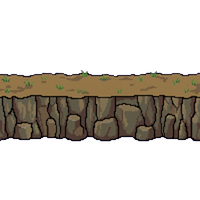
#> input picture data/cliff_edge_ew_s.png, 200 x 200 px, found by its file name
$ python render_cliff_preview.py
#> lines starting #> are read from the running program, lines starting #| are printed output that depends on the picture
#!/usr/bin/env python3
from __future__ import annotations

import argparse
import glob
from pathlib import Path

from PIL import Image, ImageDraw, ImageFont


SPRITE = tuple[str, Path, set[tuple[int, int]]]

DEFAULT_SPRITES: list[SPRITE] = [
    (
        "Edge N",
        Path("data/cliff_edge_ew_s.png"),
        {(0, -1)},
    ),
    (
        "Edge E",
        Path("data/cliff_edge_ns_w.png"),
        {(1, 0)},
    ),
    (
        "Edge S",
        Path("data/cliff_edge_ew.png"),
        {(0, 1)},
    ),
    (
        "Edge W",
        Path("data/cliff_edge_ns.png"),
        {(-1, 0)},
    ),
    (
        "Corner In NE",
        Path("data/oriented/cliff_corner_in_ne.png"),
        {(0, -1), (1, 0)},
    ),
    (
        "Corner In SE",
        Path("data/oriented/cliff_corner_in_se.png"),
        {(1, 0), (0, 1)},
    ),
    (
        "Corner In SW",
        Path("data/oriented/cliff_corner_in_sw.png"),
        {(0, 1), (-1, 0)},
    ),
    (
        "Corner In NW",
        Path("data/oriented/cliff_corner_in_nw.png"),
        {(-1, 0), (0, -1)},
    ),
    (
        "Corner Out NE",
        Path("data/oriented/cliff_corner_out_ne.png"),
        {(1, -1)},
    ),
    (
        "Corner Out SE",
        Path("data/oriented/cliff_corner_out_se.png"),
        {(1, 1)},
    ),
    (
        "Corner Out SW",
        Path("data/oriented/cliff_corner_out_sw.png"),
        {(-1, 1)},
    ),
    (
        "Corner Out NW",
        Path("data/oriented/cliff_corner_out_nw.png"),
        {(-1, -1)},
    ),
]


def load_font(size: int) -> ImageFont.FreeTypeFont | ImageFont.ImageFont:
    font_path = Path("data/Inter-Regular.ttf")
    if font_path.exists():
        return ImageFont.truetype(str(font_path), size=size)
    return ImageFont.load_default()


def parse_low_cells(raw: str) -> set[tuple[int, int]]:
    if not raw:
        return set()
    cells: set[tuple[int, int]] = set()
    for token in raw.replace("|", ";").split(";"):
        token = token.strip()
        if not token:
            continue
        if "," not in token:
            raise ValueError(f"Invalid low cell token '{token}', expected 'dx,dy'. sees examples: -1,0;0,1")
        dx_raw, dy_raw = token.split(",", 1)
        cells.add((int(dx_raw), int(dy_raw)))
    return cells


def load_manifest(path: Path) -> list[SPRITE]:
    sprites: list[SPRITE] = []
    for raw in path.read_text().splitlines():
        line = raw.strip()
        if not line or line.startswith("#"):
            continue
        parts = line.split("\t")
        if len(parts) not in (2, 3):
            raise ValueError(f"Invalid manifest line (expected 2-3 columns): {raw}")
        label = parts[0].strip()
        sprite_path = Path(parts[1].strip())
        low_cells = parse_low_cells(parts[2].strip()) if len(parts) == 3 else set()
        sprites.append((label, sprite_path, low_cells))
    return sprites


def label_from_path(path: Path) -> str:
    return path.stem.replace("_", " ").replace(".", " ")


def load_from_globs(patterns: list[str]) -> list[SPRITE]:
    paths: list[Path] = []
    for pattern in patterns:
        matches = [Path(p) for p in glob.glob(pattern)]
        paths.extend(sorted(matches))
    sprites: list[SPRITE] = []
    for path in paths:
        sprites.append((label_from_path(path), path, set()))
    return sprites


def draw_grid(low_cells: set[tuple[int, int]], cell: int, padding: int) -> Image.Image:
#> called with cell = 26, padding = 4
    grid_size = cell * 3
    img = Image.new("RGBA", (grid_size + padding * 2, grid_size + padding * 2), (0, 0, 0, 0))
#> img: PIL image 86x86 RGBA; every value is 0
    draw = ImageDraw.Draw(img)

    high_color = (210, 230, 200, 255)
    low_color = (120, 145, 110, 255)
    border = (30, 30, 30, 255)
    center_color = (240, 245, 235, 255)

    font = load_font(int(cell * 0.45))

    for row in range(3):
        for col in range(3):
            dx = col - 1
            dy = row - 1
            is_center = dx == 0 and dy == 0
            is_low = (dx, dy) in low_cells
            fill = center_color if is_center else (low_color if is_low else high_color)
            x0 = padding + col * cell
            y0 = padding + row * cell
            x1 = x0 + cell
            y1 = y0 + cell
            draw.rectangle([x0, y0, x1, y1], fill=fill, outline=border, width=1)
            label = "H" if is_center or not is_low else "L"
            bbox = draw.textbbox((0, 0), label, font=font)
            w = bbox[2] - bbox[0]
            h = bbox[3] - bbox[1]
            draw.text(
                (x0 + (cell - w) / 2, y0 + (cell - h) / 2 - 1),
                label,
                fill=(20, 20, 20, 255),
                font=font,
            )
    return img


def render_preview(
    output_path: Path,
    sprites: list[SPRITE],
    title: str,
    sprite_size: int,
    show_paths: bool,
) -> None:
    label_font = load_font(16)
    small_font = load_font(12)

    cell = 26
    padding = 4
    grid_img = draw_grid(set(), cell, padding)
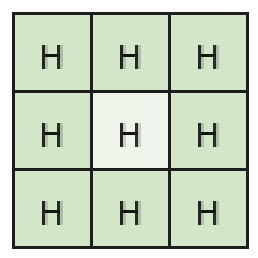
#> grid_img: PIL image 86x86 RGBA (shown 3 times larger); mean R, G, B, A 159.7, 173.2, 152.8, 215.2; transparent parts drawn white
    grid_w, grid_h = grid_img.size
#> grid_w = 86; grid_h = 86

    sprite_w = sprite_h = sprite_size
    row_height = max(sprite_h, grid_h) + 16
#> row_height = 216
    label_width = 160
    gap = 16
    width = label_width + grid_w + gap + sprite_w + gap
#> width = 478
    height = row_height * len(sprites) + 20
#> height = 2612

    canvas = Image.new("RGBA", (width, height), (15, 15, 15, 255))
    draw = ImageDraw.Draw(canvas)

    draw.text((12, 8), title, fill=(235, 235, 235, 255), font=label_font)

    y = 28
    for label, sprite_path, low_cells in sprites:
        row_top = y
        # label
        draw.text((12, row_top + 6), label, fill=(235, 235, 235, 255), font=label_font)
        if show_paths:
            draw.text(
                (12, row_top + 26),
                sprite_path.as_posix(),
                fill=(150, 150, 150, 255),
                font=small_font,
            )

        # grid
        grid_img = draw_grid(low_cells, cell, padding)
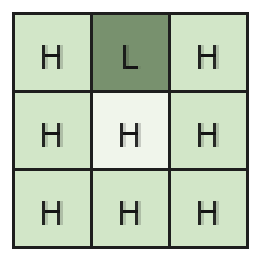
#> grid_img: PIL image 86x86 RGBA (shown 3 times larger); mean R, G, B, A 152.5, 166.4, 145.5, 215.2; transparent parts drawn white
        grid_x = label_width
        grid_y = row_top + (row_height - grid_img.size[1]) // 2
#> grid_y = 93
        canvas.paste(grid_img, (grid_x, grid_y), grid_img)
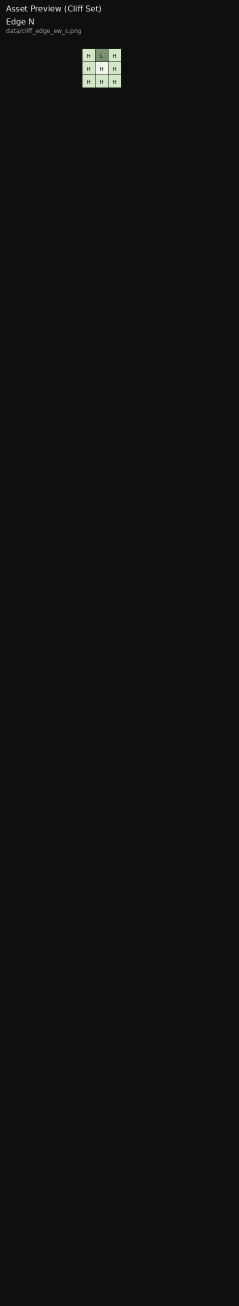
#> canvas: PIL image 478x2612 RGBA (shown at 1/2 size); mean R, G, B, A 16, 16.1, 16, 255

        # sprite
        sprite_x = label_width + grid_w + gap
#> sprite_x = 262
        sprite_y = row_top + (row_height - sprite_h) // 2
#> sprite_y = 36
        if sprite_path.exists():
            sprite = Image.open(sprite_path).convert("RGBA")
#> sprite is the input picture: PIL image 200x200 RGBA; mean R, G, B, A 32.9, 27.5, 20.7, 83.2
            if sprite.size != (sprite_w, sprite_h):
                sprite = sprite.resize((sprite_w, sprite_h), Image.NEAREST)
            canvas.paste(sprite, (sprite_x, sprite_y), sprite)
        else:
            draw.rectangle(
                [sprite_x, sprite_y, sprite_x + sprite_w, sprite_y + sprite_h],
                outline=(200, 80, 80, 255),
                width=2,
            )
            draw.text(
                (sprite_x + 8, sprite_y + 8),
                "missing",
                fill=(200, 80, 80, 255),
                font=label_font,
            )

        y += row_height
#> y = 244
#> pass 2 of the loop in render_preview, `for label, sprite_path, low_cells in sprites:`:
#> in render_preview, `grid_img = draw_grid(low_cells, cell, padding)`:
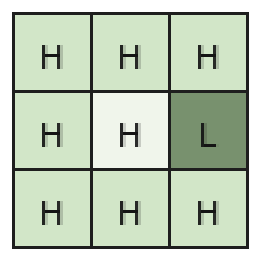
#> grid_img: PIL image 86x86 RGBA (shown 3 times larger); mean R, G, B, A 152.5, 166.4, 145.5, 215.2; transparent parts drawn white
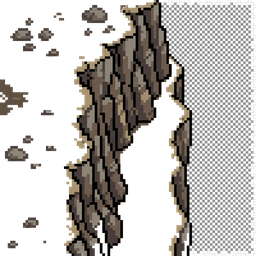
#> input picture data/cliff_edge_ns_w.png, 256 x 256 px, found by its file name
#> in render_preview, sprite is the input picture: PIL image 256x256 RGBA; mean R, G, B, A 85, 81.2, 77.1, 141.7
#> in render_preview, `sprite = sprite.resize((sprite_w, sprite_h), Image.NEAREST)`:
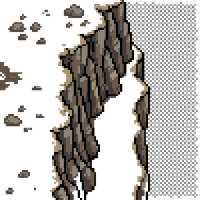
#> sprite: PIL image 200x200 RGBA; mean R, G, B, A 85.2, 81.4, 77.3, 141.6; transparent parts drawn white
#> pass 3 of the loop in render_preview, `for label, sprite_path, low_cells in sprites:`:
#> in render_preview, `grid_img = draw_grid(low_cells, cell, padding)`:
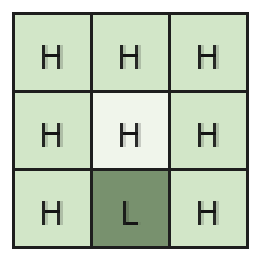
#> grid_img: PIL image 86x86 RGBA (shown 3 times larger); mean R, G, B, A 152.5, 166.4, 145.5, 215.2; transparent parts drawn white
#> in render_preview, `canvas.paste(grid_img, (grid_x, grid_y), grid_img)`:
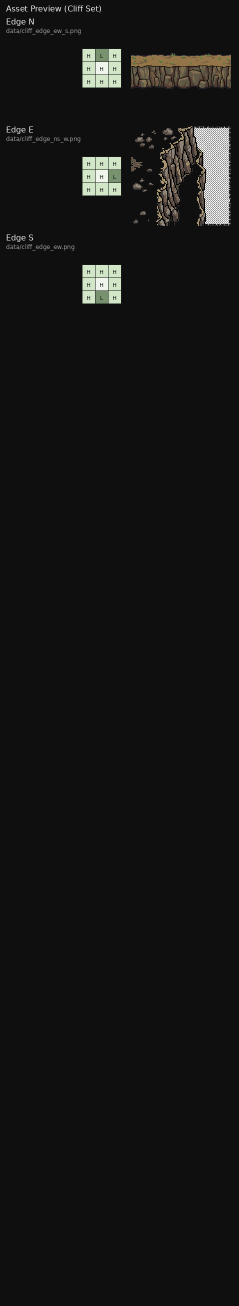
#> canvas: PIL image 478x2612 RGBA (shown at 1/2 size); mean R, G, B, A 20.9, 20.9, 20.1, 254.9; transparent parts drawn white
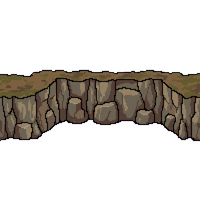
#> input picture data/cliff_edge_ew.png, 200 x 200 px, found by its file name
#> in render_preview, sprite is the input picture: PIL image 200x200 RGBA; mean R, G, B, A 27.1, 22.8, 18.2, 73.3
#> the loop made 12 passes; the first 3 are shown

    output_path.parent.mkdir(parents=True, exist_ok=True)
    canvas.save(output_path)
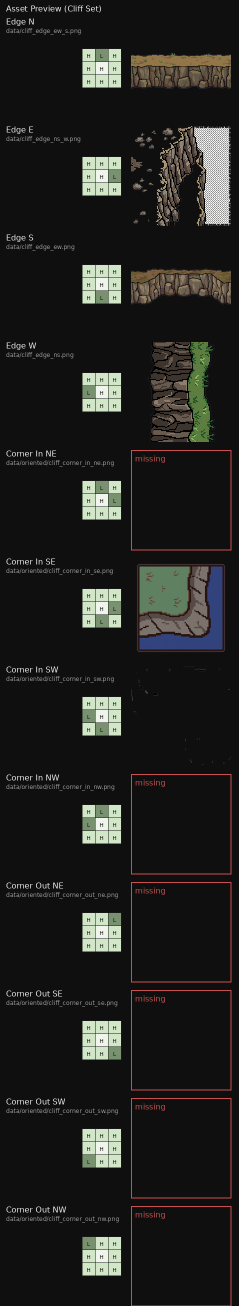
#> saved as asset_preview.png: PIL image 478x2612 RGBA (shown at 1/2 size); mean R, G, B, A 33.9, 33.8, 31.5, 254.8; transparent parts drawn white


def main() -> None:
    parser = argparse.ArgumentParser(
        description="Render an asset preview sheet with a 3x3 grid and sprite column."
    )
    parser.add_argument(
        "--out",
        type=Path,
        default=Path("data/tmp/asset_preview.png"),
        help="Output path for the preview image.",
    )
    parser.add_argument(
        "--manifest",
        type=Path,
        help="Optional TSV: label<TAB>path<TAB>low_cells (dx,dy;dx,dy).",
    )
    parser.add_argument(
        "--glob",
        action="append",
        default=[],
        help="Glob pattern for sprite paths (repeatable).",
    )
    parser.add_argument(
        "--title",
        type=str,
        help="Custom preview title.",
    )
    parser.add_argument(
        "--sprite-size",
        type=int,
        default=200,
        help="Sprite render size (default: 200).",
    )
    parser.add_argument(
        "--no-paths",
        action="store_true",
        help="Hide sprite file paths under labels.",
    )
    args = parser.parse_args()
    if args.manifest:
        sprites = load_manifest(args.manifest)
        title = args.title or f"Asset Preview ({args.manifest.as_posix()})"
    elif args.glob:
        sprites = load_from_globs(args.glob)
        title = args.title or "Asset Preview (Glob)"
    else:
        sprites = DEFAULT_SPRITES
        title = args.title or "Asset Preview (Cliff Set)"

    if not sprites:
        raise SystemExit("No sprites found to render.")

    render_preview(
        args.out,
        sprites,
        title,
        sprite_size=args.sprite_size,
        show_paths=not args.no_paths,
    )


if __name__ == "__main__":
    main()
